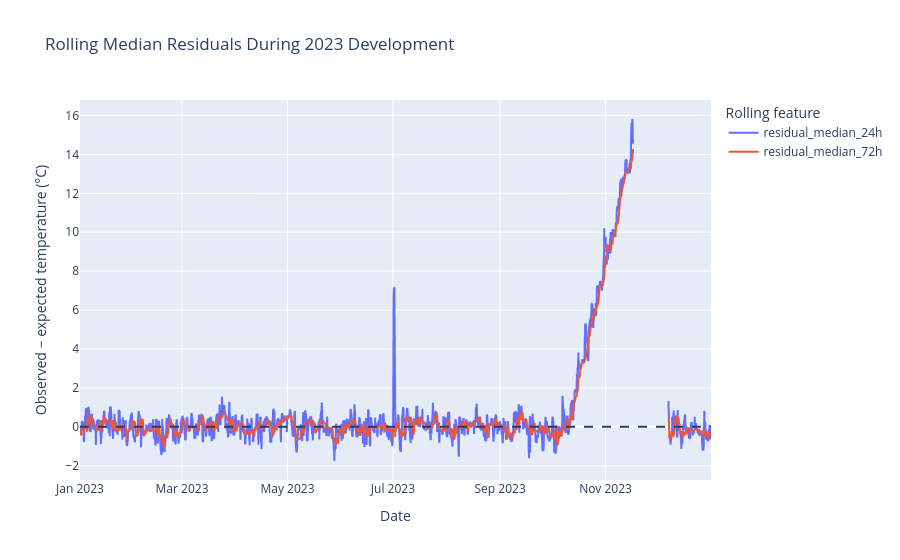

The code cell stored with this chart in its notebook:
### Code cell
development_view = scored_df[
    scored_df["timestamp"] < "2024-01-01"
]

fig = px.line(
    development_view,
    x="timestamp",
    y=["residual_median_24h", "residual_median_72h"],
    title="Rolling Median Residuals During 2023 Development",
    labels={
        "timestamp": "Date",
        "value": "Observed − expected temperature (°C)",
        "variable": "Rolling feature",
    },
)
fig.add_hline(y=0, line_dash="dash")
fig.show()

### Figure 1 — Plotly figure (JSON) as saved in the notebook; plotly's stock layout.template omitted (floating-point values rounded to 4 significant figures; data arrays with more than 128 entries replaced by an {"elided": "..."} marker saying what was removed)
{"data": [{"hovertemplate": "Rolling feature=residual_median_24h<br>Date=%{x}<br>Observed − expected temperature (°C)=%{y}<extra></extra>", "legendgroup": "residual_median_24h", "line": {"color": "#636efa", "dash": "solid"}, "marker": {"symbol": "circle"}, "mode": "lines", "name": "residual_median_24h", "showlegend": true, "type": "scattergl", "x": {"elided": "3195 str values"}, "xaxis": "x", "y": {"elided": "3195 float values"}, "yaxis": "y"}, {"hovertemplate": "Rolling feature=residual_median_72h<br>Date=%{x}<br>Observed − expected temperature (°C)=%{y}<extra></extra>", "legendgroup": "residual_median_72h", "line": {"color": "#EF553B", "dash": "solid"}, "marker": {"symbol": "circle"}, "mode": "lines", "name": "residual_median_72h", "showlegend": true, "type": "scattergl", "x": {"elided": "3195 str values"}, "xaxis": "x", "y": {"elided": "3195 float values"}, "yaxis": "y"}], "layout": {"legend": {"title": {"text": "Rolling feature"}, "tracegroupgap": 0}, "shapes": [{"line": {"dash": "dash"}, "type": "line", "x0": 0, "x1": 1, "xref": "x domain", "y0": 0, "y1": 0, "yref": "y"}], "title": {"text": "Rolling Median Residuals During 2023 Development"}, "xaxis": {"anchor": "y", "domain": [0.0, 1.0], "title": {"text": "Date"}}, "yaxis": {"anchor": "x", "domain": [0.0, 1.0], "title": {"text": "Observed − expected temperature (°C)"}}}}
